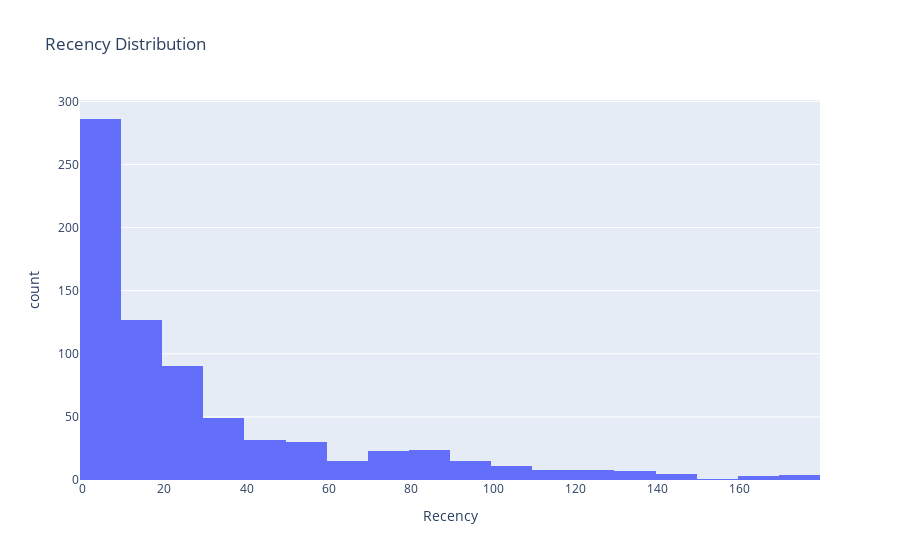
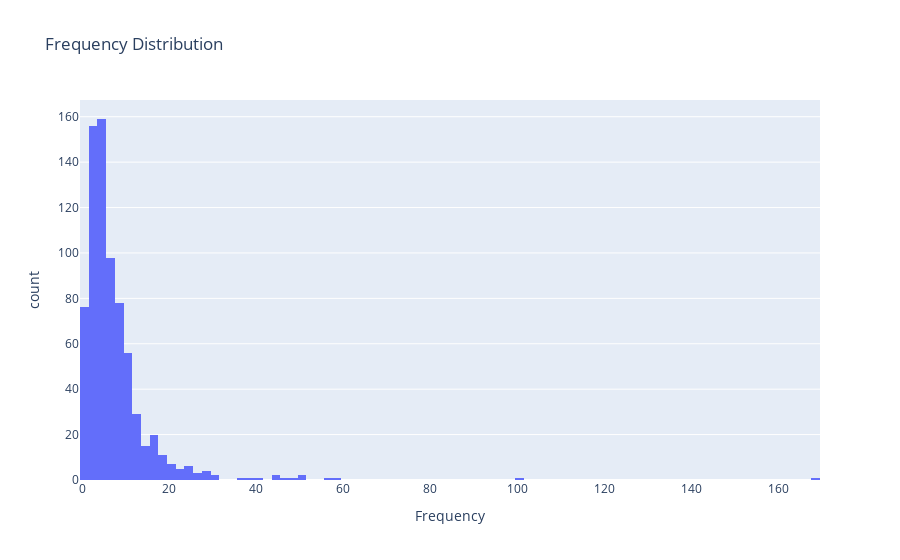
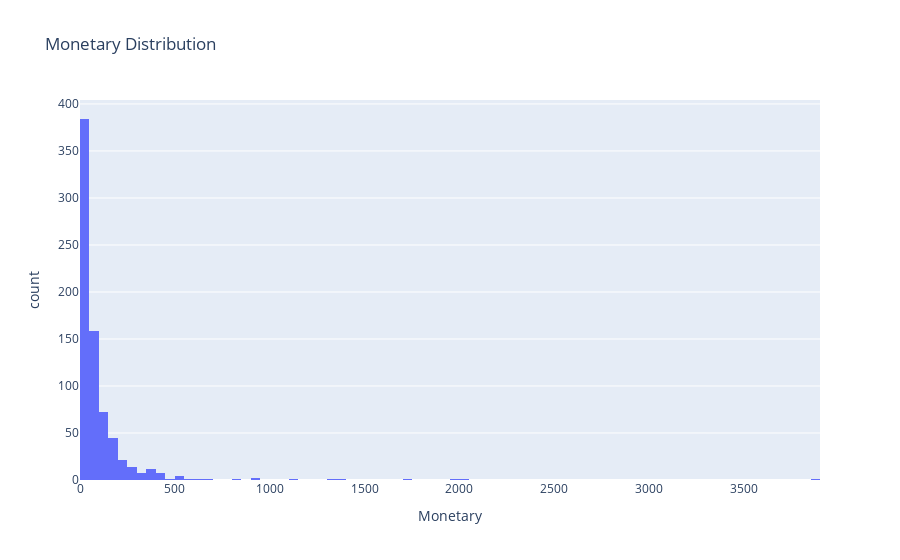

These figures' notebook cell, in order:
### Code cell
import plotly.express as px

# Assuming your DataFrame is named rfm_summary

# Histogram for Recency
fig_recency = px.histogram(rfm_summary_last_180_days, x='Recency', title='Recency Distribution')
fig_recency.show()

# Histogram for Frequency
fig_frequency = px.histogram(rfm_summary_last_180_days, x='Frequency', title='Frequency Distribution')
fig_frequency.show()

# Histogram for Monetary
fig_monetary = px.histogram(rfm_summary_last_180_days, x='Monetary', title='Monetary Distribution')
fig_monetary.show()

### Figure 1 — Plotly figure (JSON) as saved in the notebook; plotly's stock layout.template omitted (floating-point values rounded to 4 significant figures; data arrays with more than 128 entries replaced by an {"elided": "..."} marker saying what was removed)
{"data": [{"alignmentgroup": "True", "bingroup": "x", "hovertemplate": "Recency=%{x}<br>count=%{y}<extra></extra>", "legendgroup": "", "marker": {"color": "#636efa", "pattern": {"shape": ""}}, "name": "", "offsetgroup": "", "orientation": "v", "showlegend": false, "type": "histogram", "x": {"elided": "738 int values"}, "xaxis": "x", "yaxis": "y"}], "layout": {"autosize": true, "barmode": "relative", "legend": {"tracegroupgap": 0}, "title": {"text": "Recency Distribution"}, "xaxis": {"anchor": "y", "autorange": true, "domain": [0, 1], "range": [-0.5, 179.5], "title": {"text": "Recency"}, "type": "linear"}, "yaxis": {"anchor": "x", "autorange": true, "domain": [0, 1], "range": [0, 301.1], "title": {"text": "count"}}}}

### Figure 2 — Plotly figure (JSON) as saved in the notebook; plotly's stock layout.template omitted (floating-point values rounded to 4 significant figures; data arrays with more than 128 entries replaced by an {"elided": "..."} marker saying what was removed)
{"data": [{"alignmentgroup": "True", "bingroup": "x", "hovertemplate": "Frequency=%{x}<br>count=%{y}<extra></extra>", "legendgroup": "", "marker": {"color": "#636efa", "pattern": {"shape": ""}}, "name": "", "offsetgroup": "", "orientation": "v", "showlegend": false, "type": "histogram", "x": {"elided": "738 int values"}, "xaxis": "x", "yaxis": "y"}], "layout": {"autosize": true, "barmode": "relative", "legend": {"tracegroupgap": 0}, "title": {"text": "Frequency Distribution"}, "xaxis": {"anchor": "y", "autorange": true, "domain": [0, 1], "range": [-0.5, 169.5], "title": {"text": "Frequency"}, "type": "linear"}, "yaxis": {"anchor": "x", "autorange": true, "domain": [0, 1], "range": [0, 167.4], "title": {"text": "count"}}}}

### Figure 3 — Plotly figure (JSON) as saved in the notebook; plotly's stock layout.template omitted (floating-point values rounded to 4 significant figures; data arrays with more than 128 entries replaced by an {"elided": "..."} marker saying what was removed)
{"data": [{"alignmentgroup": "True", "bingroup": "x", "hovertemplate": "Monetary=%{x}<br>count=%{y}<extra></extra>", "legendgroup": "", "marker": {"color": "#636efa", "pattern": {"shape": ""}}, "name": "", "offsetgroup": "", "orientation": "v", "showlegend": false, "type": "histogram", "x": {"elided": "738 float values"}, "xaxis": "x", "yaxis": "y"}], "layout": {"autosize": true, "barmode": "relative", "legend": {"tracegroupgap": 0}, "title": {"text": "Monetary Distribution"}, "xaxis": {"anchor": "y", "autorange": true, "domain": [0, 1], "range": [0, 3900], "title": {"text": "Monetary"}, "type": "linear"}, "yaxis": {"anchor": "x", "autorange": true, "domain": [0, 1], "range": [0, 404.2], "title": {"text": "count"}}}}
